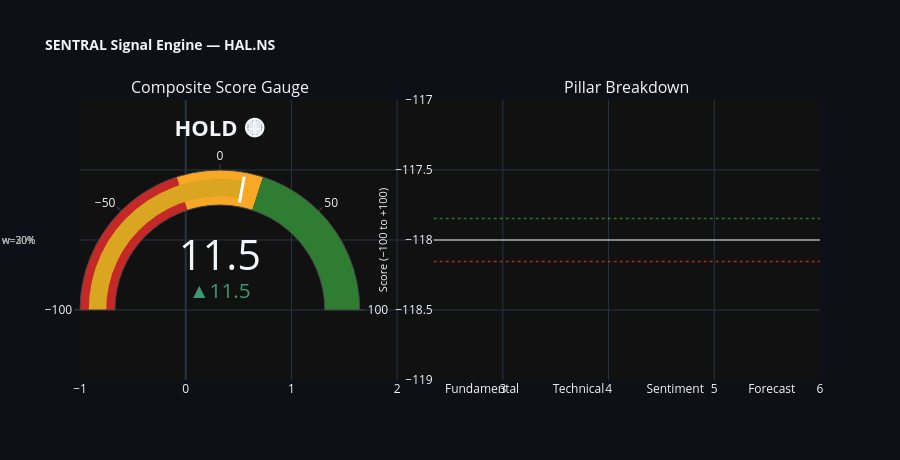

Notebook code for this chart:
### Code cell
# ── Signal Engine — Plotly Gauge + Pillar Bar ─────────────────────────────────
fig_sig = make_subplots(
    rows=1, cols=2,
    specs=[[{'type': 'indicator'}, {'type': 'bar'}]],
    subplot_titles=['Composite Score Gauge', 'Pillar Breakdown'],
    column_widths=[0.42, 0.58]
)

# ── Gauge ─────────────────────────────────────────────────────────────────────
fig_sig.add_trace(go.Indicator(
    mode  = "gauge+number+delta",
    value = round(final_score * 100, 1),
    title = {'text': f"<b>{signal}</b>", 'font': {'size': 22}},
    delta = {'reference': 0},
    domain= {'row': 0, 'column': 0},
    gauge = {
        'axis'  : {'range': [-100, 100], 'tickwidth': 1},
        'bar'   : {'color': signal_color},
        'steps' : [
            {'range': [-100, -20], 'color': '#c62828'},
            {'range': [-20,   20], 'color': '#f9a825'},
            {'range': [ 20,  100], 'color': '#2e7d32'},
        ],
        'threshold': {
            'line' : {'color': "white", 'width': 3},
            'thickness': 0.75,
            'value': final_score * 100
        }
    }
), row=1, col=1)

# ── Pillar Bars ───────────────────────────────────────────────────────────────
_pillar_names = list(pillar_scores.keys())
_pillar_vals  = [v * 100 for v in pillar_scores.values()]
_bar_colors   = ['#4caf50' if v >= 0 else '#f44336' for v in _pillar_vals]

fig_sig.add_trace(go.Bar(
    x            = _pillar_names,
    y            = _pillar_vals,
    marker_color = _bar_colors,
    marker_line  = dict(color='white', width=0.5),
    text         = [f"{v:+.1f}" for v in _pillar_vals],
    textposition = 'outside',
    textfont     = dict(size=14, color='white', family='Arial Black'),
    showlegend   = False,
), row=1, col=2)

fig_sig.update_yaxes(range=[-130, 130], title_text="Score (−100 to +100)",
                     title_font=dict(size=11), row=1, col=2)
fig_sig.update_xaxes(tickfont=dict(size=12), row=1, col=2)

# ── Threshold lines: exclude_empty_subplots=False avoids Plotly Indicator bug ─
for _y, _col, _dash in [(20, '#4caf50', 'dot'), (-20, '#f44336', 'dot'), (0, 'white', 'solid')]:
    fig_sig.add_hline(y=_y, line_color=_col, line_dash=_dash, line_width=1.5,
                      opacity=0.6, row=1, col=2, exclude_empty_subplots=False)

# ── Weight annotations below each bar ─────────────────────────────────────────
for _k, _w in WEIGHTS.items():
    fig_sig.add_annotation(
        x=_k, y=-118,
        text=f"w={_w:.0%}",
        showarrow=False,
        font=dict(size=10, color='#aaaaaa'),
        xref='x2', yref='y2'
    )

fig_sig.update_layout(
    title_text    = f"<b>SENTRAL Signal Engine — {TICKER}</b>",
    title_font    = dict(size=14),
    template      = 'plotly_dark',
    height        = 460,
    showlegend    = False,
    paper_bgcolor = '#0d1117',
)
fig_sig.show()

### Figure 1 — Plotly figure (JSON) as saved in the notebook; plotly's stock layout.template omitted (floating-point values rounded to 4 significant figures)
{"data": [{"delta": {"reference": 0}, "domain": {"column": 0, "row": 0, "x": [0, 0.378], "y": [0, 1]}, "gauge": {"axis": {"range": [-100, 100], "tickwidth": 1}, "bar": {"color": "goldenrod"}, "steps": [{"color": "#c62828", "range": [-100, -20]}, {"color": "#f9a825", "range": [-20, 20]}, {"color": "#2e7d32", "range": [20, 100]}], "threshold": {"line": {"color": "white", "width": 3}, "thickness": 0.75, "value": 11.51}}, "mode": "gauge+number+delta", "title": {"font": {"size": 22}, "text": "<b>HOLD 🟡</b>"}, "type": "indicator", "value": 11.5}, {"marker": {"color": ["#4caf50", "#f44336", "#4caf50", "#4caf50"], "line": {"color": "white", "width": 0.5}}, "showlegend": false, "text": ["+38.9", "-6.2", "+4.4", "+4.2"], "textfont": {"color": "white", "family": "Arial Black", "size": 14}, "textposition": "outside", "type": "bar", "x": ["Fundamental", "Technical", "Sentiment", "Forecast"], "xaxis": "x", "y": [38.89, -6.25, 4.356, 4.246], "yaxis": "y"}], "layout": {"annotations": [{"font": {"size": 16}, "showarrow": false, "text": "Composite Score Gauge", "x": 0.189, "xanchor": "center", "xref": "paper", "y": 1, "yanchor": "bottom", "yref": "paper"}, {"font": {"size": 16}, "showarrow": false, "text": "Pillar Breakdown", "x": 0.739, "xanchor": "center", "xref": "paper", "y": 1, "yanchor": "bottom", "yref": "paper"}, {"font": {"color": "#aaaaaa", "size": 10}, "showarrow": false, "text": "w=30%", "x": "Fundamental", "xref": "x2", "y": -118, "yref": "y2"}, {"font": {"color": "#aaaaaa", "size": 10}, "showarrow": false, "text": "w=30%", "x": "Technical", "xref": "x2", "y": -118, "yref": "y2"}, {"font": {"color": "#aaaaaa", "size": 10}, "showarrow": false, "text": "w=20%", "x": "Sentiment", "xref": "x2", "y": -118, "yref": "y2"}, {"font": {"color": "#aaaaaa", "size": 10}, "showarrow": false, "text": "w=20%", "x": "Forecast", "xref": "x2", "y": -118, "yref": "y2"}], "height": 460, "paper_bgcolor": "#0d1117", "shapes": [{"line": {"color": "#4caf50", "dash": "dot", "width": 1.5}, "opacity": 0.6, "type": "line", "x0": 0, "x1": 1, "xref": "x domain", "y0": 20, "y1": 20, "yref": "y"}, {"line": {"color": "#f44336", "dash": "dot", "width": 1.5}, "opacity": 0.6, "type": "line", "x0": 0, "x1": 1, "xref": "x domain", "y0": -20, "y1": -20, "yref": "y"}, {"line": {"color": "white", "dash": "solid", "width": 1.5}, "opacity": 0.6, "type": "line", "x0": 0, "x1": 1, "xref": "x domain", "y0": 0, "y1": 0, "yref": "y"}], "showlegend": false, "title": {"font": {"size": 14}, "text": "<b>SENTRAL Signal Engine — HAL.NS</b>"}, "xaxis": {"anchor": "y", "domain": [0.478, 1], "tickfont": {"size": 12}}, "yaxis": {"anchor": "x", "domain": [0, 1], "range": [-130, 130], "title": {"font": {"size": 11}, "text": "Score (−100 to +100)"}}}}
